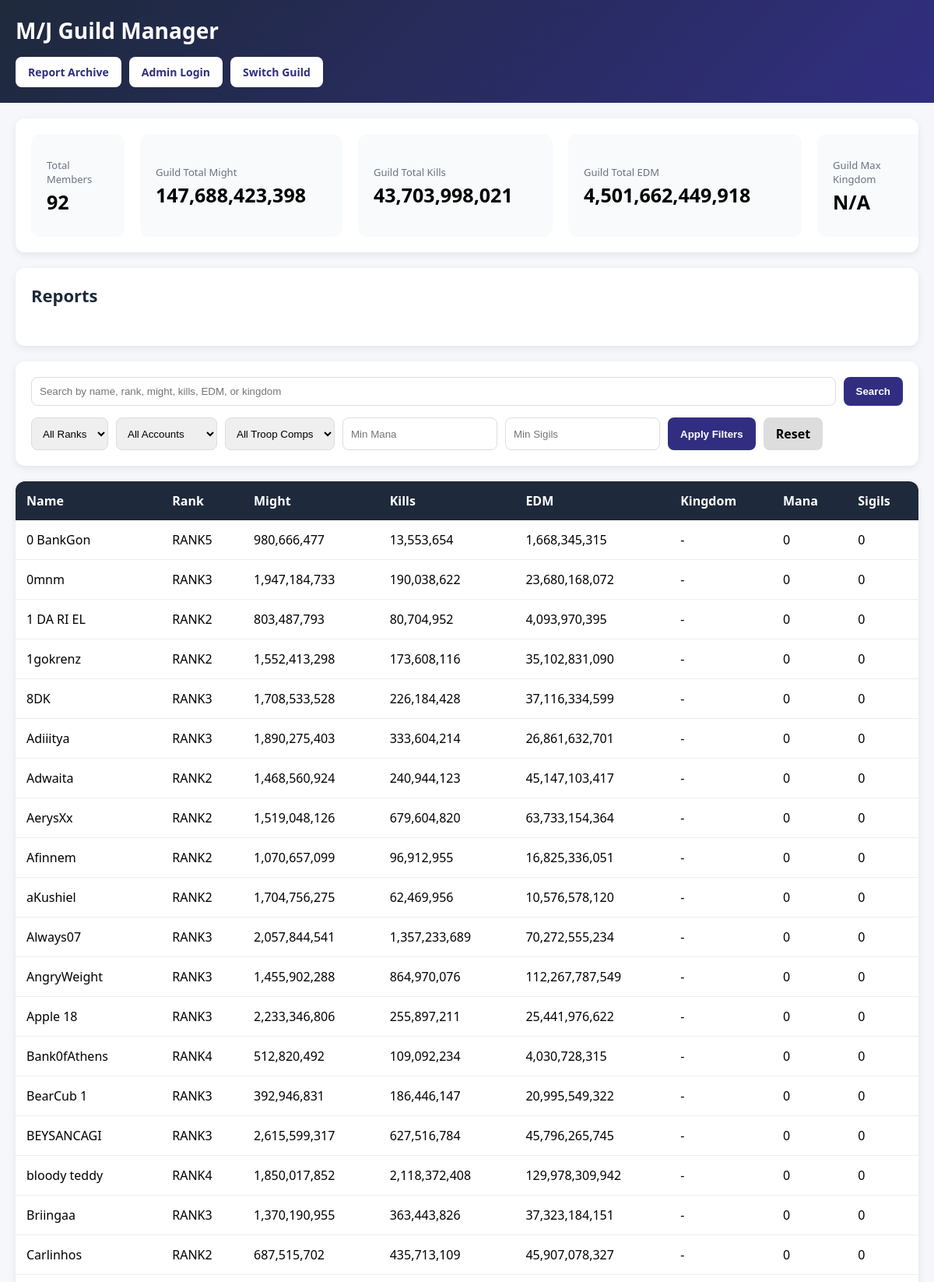
The page /?sort_by=name&sort_dir=asc (signed in, upper part) on the database its author committed.
### tables this page shows
CREATE TABLE members (
            id INTEGER PRIMARY KEY AUTOINCREMENT,
            igg_id TEXT UNIQUE,
            name TEXT,
            might INTEGER,
            kills INTEGER,
            edm INTEGER
        , rank TEXT, created_at TEXT, updated_at TEXT, comments TEXT, mana INTEGER DEFAULT 0, sigils INTEGER DEFAULT 0, guild_id INTEGER, kingdom_limit INTEGER DEFAULT 0, alt_account INTEGER DEFAULT 0, troop_comp TEXT DEFAULT 'N/A', communication_method TEXT DEFAULT 'N/A', whatsapp_number TEXT DEFAULT '', discord_username TEXT DEFAULT '', watchlist_flag INTEGER DEFAULT 0);

### main.py (the view)
@app.get("/", response_class=HTMLResponse)
def landing_or_dashboard(
    request: Request,
    search: str = Query(default=""),
    sort_by: str = Query(default="might"),
    sort_dir: str = Query(default="desc"),
    rank_filter: str = Query(default=""),
    alt_filter: str = Query(default=""),
    troop_comp_filter: str = Query(default=""),
    min_mana: str = Query(default=""),
    min_sigils: str = Query(default=""),
    watchlist_only: str = Query(default="")
):
    if not current_guild_id(request):
        return templates.TemplateResponse(request, "landing.html", {})
    return dashboard_view(request, search, sort_by, sort_dir, rank_filter, alt_filter, troop_comp_filter, min_mana, min_sigils, watchlist_only)

### templates/dashboard.html (shortened to what this page needs)
<!DOCTYPE html>
<html>
<head>
</head>
<body>
<div class="topbar">
    <h1>{{ guild_tag }} Guild Manager</h1>
    <div class="top-actions">
        {% if is_admin %}
            <a href="/import" class="btn">Import</a>
            <a href="/pending-members" class="btn">Pending Members</a>
            <a href="/snapshots/create" class="btn">Manual Snapshot</a>
            <a href="/backup" class="btn">Backup / Restore</a>
            <a href="/reports/archive" class="btn">Report Archive</a>
            <a href="/admin/delete-all" class="btn btn-danger">Delete All Players</a>
            <a href="/admin/logout" class="btn">Admin Logout</a>
            <a href="/guild/logout" class="btn">Switch Guild</a>
        {% else %}
            <a href="/reports/archive" class="btn">Report Archive</a>
            <a href="/admin/login" class="btn">Admin Login</a>
            <a href="/guild/logout" class="btn">Switch Guild</a>
        {% endif %}
    </div>
</div>
<div class="container">
    <div class="stats-box">
        <div class="stat-card">
            <div class="stat-title">Total Members</div>
            <div class="stat-value">{{ members|length }}</div>
        </div>
        <div class="stat-card">
            <div class="stat-title">Guild Total Might</div>
            <div class="stat-value">{{ "{:,}".format(members | sum(attribute='might')) }}</div>
        </div>
        <div class="stat-card">
            <div class="stat-title">Guild Total Kills</div>
            <div class="stat-value">{{ "{:,}".format(members | sum(attribute='kills')) }}</div>
        </div>
        <div class="stat-card">
            <div class="stat-title">Guild Total EDM</div>
            <div class="stat-value">{{ "{:,}".format(members | sum(attribute='edm')) }}</div>
        </div>
        <div class="stat-card">
            <div class="stat-title">Guild Max Kingdom</div>
            <div class="stat-value">
                {% if guild_max_kingdom %}
                    K{{ guild_max_kingdom }}
                {% else %}
                    N/A
                {% endif %}
            </div>
        </div>
    </div>
    <div class="report-section">
        <h2>Reports</h2>
    </div>
    <div class="search-box">
        <form method="GET">
            <div class="search-row">
                <input
                    type="text"
                    name="search"
                    value="{{ search }}"
                    placeholder="Search by name, rank, might, kills, EDM, or kingdom"
                >
                <button class="search-btn" type="submit">Search</button>
            </div>
            <div class="filter-row">
                <select name="rank_filter">
                    <option value="">All Ranks</option>
                </select>
                <select name="alt_filter">
                    <option value="">All Accounts</option>
                </select>
                <select name="troop_comp_filter">
                    <option value="">All Troop Comps</option>
                </select>
                <input type="number" name="min_mana" value="{{ min_mana }}" placeholder="Min Mana">
                <input type="number" name="min_sigils" value="{{ min_sigils }}" placeholder="Min Sigils">
                <button class="search-btn" type="submit">Apply Filters</button>
                <a href="/" class="reset-btn">Reset</a>
            </div>
        </form>
    </div>
    <table>
        <thead>
            <tr>
                <th>
                    <a href="/?sort_by=name&sort_dir={% if sort_by == 'name' and sort_dir == 'asc' %}desc{% else %}asc{% endif %}">
                        Name
                    </a>
                </th>
                <th>
                    <a href="/?sort_by=rank&sort_dir={% if sort_by == 'rank' and sort_dir == 'asc' %}desc{% else %}asc{% endif %}">
                        Rank
                    </a>
                </th>
                <th>
                    <a href="/?sort_by=might&sort_dir={% if sort_by == 'might' and sort_dir == 'asc' %}desc{% else %}asc{% endif %}">
                        Might
                    </a>
                </th>
                <th>
                    <a href="/?sort_by=kills&sort_dir={% if sort_by == 'kills' and sort_dir == 'asc' %}desc{% else %}asc{% endif %}">
                        Kills
                    </a>
                </th>
                <th>
                    <a href="/?sort_by=edm&sort_dir={% if sort_by == 'edm' and sort_dir == 'asc' %}desc{% else %}asc{% endif %}">
                        EDM
                    </a>
                </th>
                <th>
                    <a href="/?sort_by=kingdom&sort_dir={% if sort_by == 'kingdom' and sort_dir == 'asc' %}desc{% else %}asc{% endif %}">
                        Kingdom
                    </a>
                </th>
                <th>
                    <a href="/?sort_by=mana&sort_dir={% if sort_by == 'mana' and sort_dir == 'asc' %}desc{% else %}asc{% endif %}">
                        Mana
                    </a>
                </th>
                <th>
                    <a href="/?sort_by=sigils&sort_dir={% if sort_by == 'sigils' and sort_dir == 'asc' %}desc{% else %}asc{% endif %}">
                        Sigils
                    </a>
                </th>
            </tr>
        </thead>
        <tbody>
            {% for member in members %}
            <tr class="clickable-row" onclick="window.location='/member/{{ member.igg_id }}'">
                <td>
                    {{ member.name }}
                </td>
                <td>{{ member.rank }}</td>
                <td>{{ "{:,}".format(member.might or 0) }}</td>
                <td>{{ "{:,}".format(member.kills or 0) }}</td>
                <td>{{ "{:,}".format(member.edm or 0) }}</td>
                <td>
                    {% if member.kingdom_limit %}
                        K{{ member.kingdom_limit }}
                    {% else %}
                        -
                    {% endif %}
                </td>
                <td>{{ member.mana }}</td>
                <td>{{ member.sigils }}</td>
            </tr>
            {% endfor %}
        </tbody>
    </table>
</div>
</body>
</html>

### templates/dashboard.html (style rules this page uses)
body { font-family: Segoe UI, sans-serif; background: #f5f7fb; margin: 0; padding: 0; }
.topbar { background: linear-gradient(135deg, #1e293b, #312e81); color: white; padding: 20px; }
.topbar h1 { margin: 0; font-size: 28px; }
.top-actions { margin-top: 15px; display: flex; flex-wrap: wrap; gap: 10px; }
.btn { background: white; color: #312e81; padding: 10px 16px; border-radius: 8px; text-decoration: none; font-weight: bold; font-size: 14px; }
.container { padding: 20px; }
.stats-box, .report-section, .search-box, .watchlist-box, .insights-box, .recommend-box { background: white; padding: 20px; border-radius: 12px; margin-bottom: 20px; box-shadow: 0px 3px 10px rgba(0,0,0,0.08); }
.stats-box { display: grid; grid-template-columns: minmax(120px, 0.7fr) minmax(260px, 1.4fr) minmax(250px, 1.35fr) minmax(300px, 1.6fr) minmax(150px, 0.8fr) minmax(120px, 0.7fr) minmax(120px, 0.7fr); gap: 20px; overflow-x: auto; }
.stat-card { background: #f8fafc; padding: 16px 20px; border-radius: 12px; min-height: 100px; display: flex; flex-direction: column; justify-content: center; }
.stat-title { color: #6b7280; font-size: 13px; margin-bottom: 6px; }
.stat-value { font-size: 25px; font-weight: bold; line-height: 1.15; white-space: nowrap; }
.report-section h2, .watchlist-box h2, .insights-box h2, .recommend-box h2 { margin-top: 0; margin-bottom: 15px; font-size: 22px; color: #1e293b; }
.search-row { display: flex; gap: 10px; flex-wrap: wrap; margin-bottom: 15px; }
.search-row input, .filter-row input, .filter-row select { padding: 10px; border: 1px solid #ddd; border-radius: 8px; }
.search-row input { flex: 1; min-width: 220px; }
.filter-row { display: flex; gap: 10px; flex-wrap: wrap; }
.search-btn { background: #312e81; color: white; border: none; padding: 10px 16px; border-radius: 8px; cursor: pointer; font-weight: bold; }
.reset-btn { background: #ddd; color: black; text-decoration: none; padding: 10px 16px; border-radius: 8px; font-weight: bold; }
table { width: 100%; border-collapse: collapse; background: white; border-radius: 12px; overflow: hidden; box-shadow: 0px 3px 10px rgba(0,0,0,0.08); }
th { background: #1e293b; color: white; padding: 14px; text-align: left; }
th a { color: white; text-decoration: none; }
td { padding: 14px; border-bottom: 1px solid #eee; }
tr.clickable-row { cursor: pointer; }

### rows shown on the page
members: name "0 BankGon", rank "RANK5", might "980,666,477", kills "13,553,654", edm "1,668,345,315", mana "0", sigils "0"
members: name "0mnm", rank "RANK3", might "1,947,184,733", kills "190,038,622", edm "23,680,168,072", mana "0", sigils "0"
members: name "1 DA RI EL", rank "RANK2", might "803,487,793", kills "80,704,952", edm "4,093,970,395", mana "0", sigils "0"
members: name "1gokrenz", rank "RANK2", might "1,552,413,298", kills "173,608,116", edm "35,102,831,090", mana "0", sigils "0"
members: name "8DK", rank "RANK3", might "1,708,533,528", kills "226,184,428", edm "37,116,334,599", mana "0", sigils "0"
members: name "Adiiitya", rank "RANK3", might "1,890,275,403", kills "333,604,214", edm "26,861,632,701", mana "0", sigils "0"
members: name "Adwaita", rank "RANK2", might "1,468,560,924", kills "240,944,123", edm "45,147,103,417", mana "0", sigils "0"
members: name "AerysXx", rank "RANK2", might "1,519,048,126", kills "679,604,820", edm "63,733,154,364", mana "0", sigils "0"
members: name "Afinnem", rank "RANK2", might "1,070,657,099", kills "96,912,955", edm "16,825,336,051", mana "0", sigils "0"
members: name "aKushiel", rank "RANK2", might "1,704,756,275", kills "62,469,956", edm "10,576,578,120", mana "0", sigils "0"
members: name "Always07", rank "RANK3", might "2,057,844,541", kills "1,357,233,689", edm "70,272,555,234", mana "0", sigils "0"
members: name "AngryWeight", rank "RANK3", might "1,455,902,288", kills "864,970,076", edm "112,267,787,549", mana "0", sigils "0"
members: name "Apple 18", rank "RANK3", might "2,233,346,806", kills "255,897,211", edm "25,441,976,622", mana "0", sigils "0"
members: name "Bank0fAthens", rank "RANK4", might "512,820,492", kills "109,092,234", edm "4,030,728,315", mana "0", sigils "0"
members: name "BearCub 1", rank "RANK3", might "392,946,831", kills "186,446,147", edm "20,995,549,322", mana "0", sigils "0"
members: name "BEYSANCAGI", rank "RANK3", might "2,615,599,317", kills "627,516,784", edm "45,796,265,745", mana "0", sigils "0"
members: name "bloody teddy", rank "RANK4", might "1,850,017,852", kills "2,118,372,408", edm "129,978,309,942", mana "0", sigils "0"
members: name "Briingaa", rank "RANK3", might "1,370,190,955", kills "363,443,826", edm "37,323,184,151", mana "0", sigils "0"
members: name "Carlinhos", rank "RANK2", might "687,515,702", kills "435,713,109", edm "45,907,078,327", mana "0", sigils "0"

### other values the page prints
{{ guild_tag }} "M/J"
{{ members|length }} "92"
{{ "{:,}".format(members | sum(attribute='might')) }} "147,688,423,398"
{{ "{:,}".format(members | sum(attribute='kills')) }} "43,703,998,021"
{{ "{:,}".format(members | sum(attribute='edm')) }} "4,501,662,449,918"
